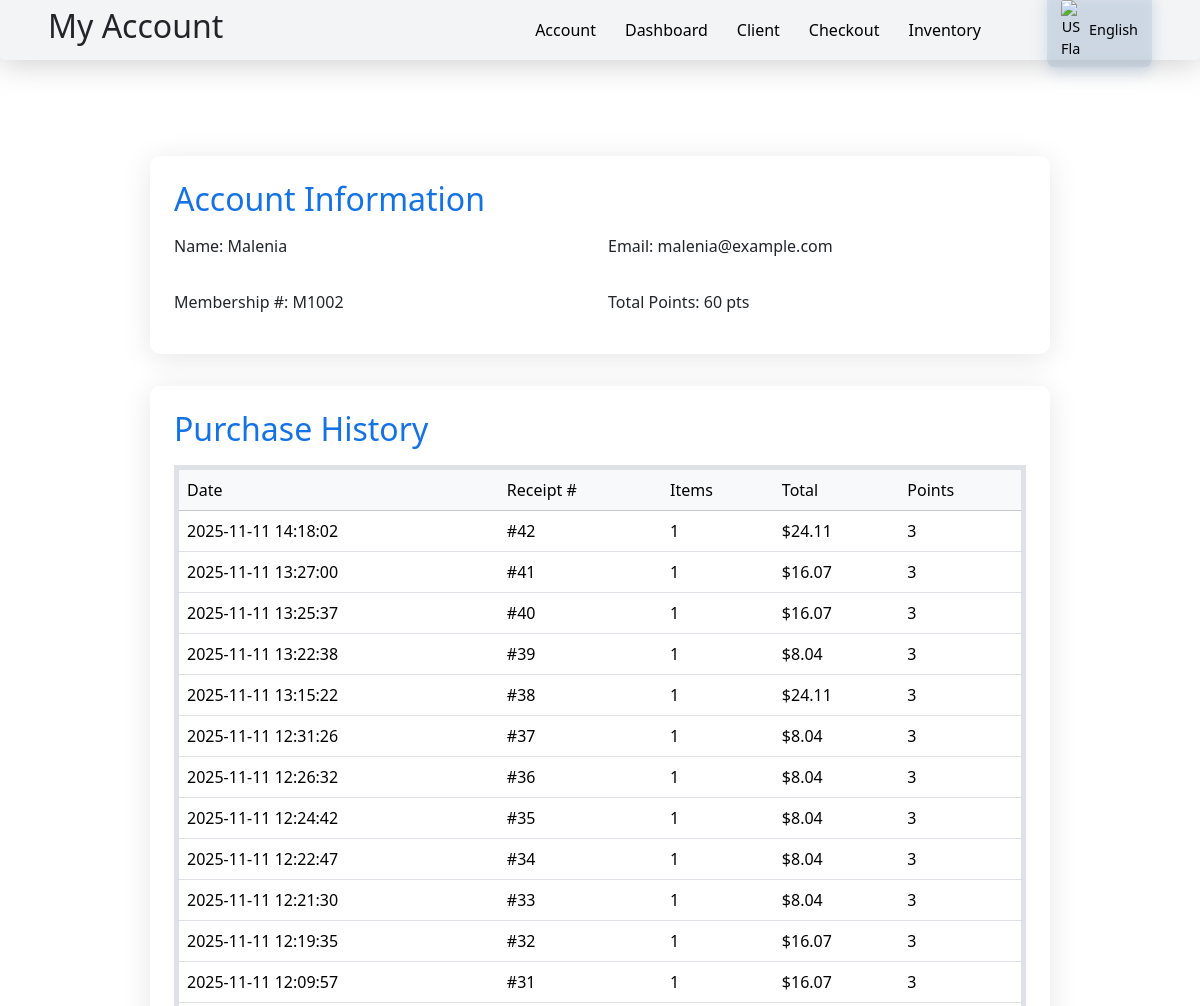
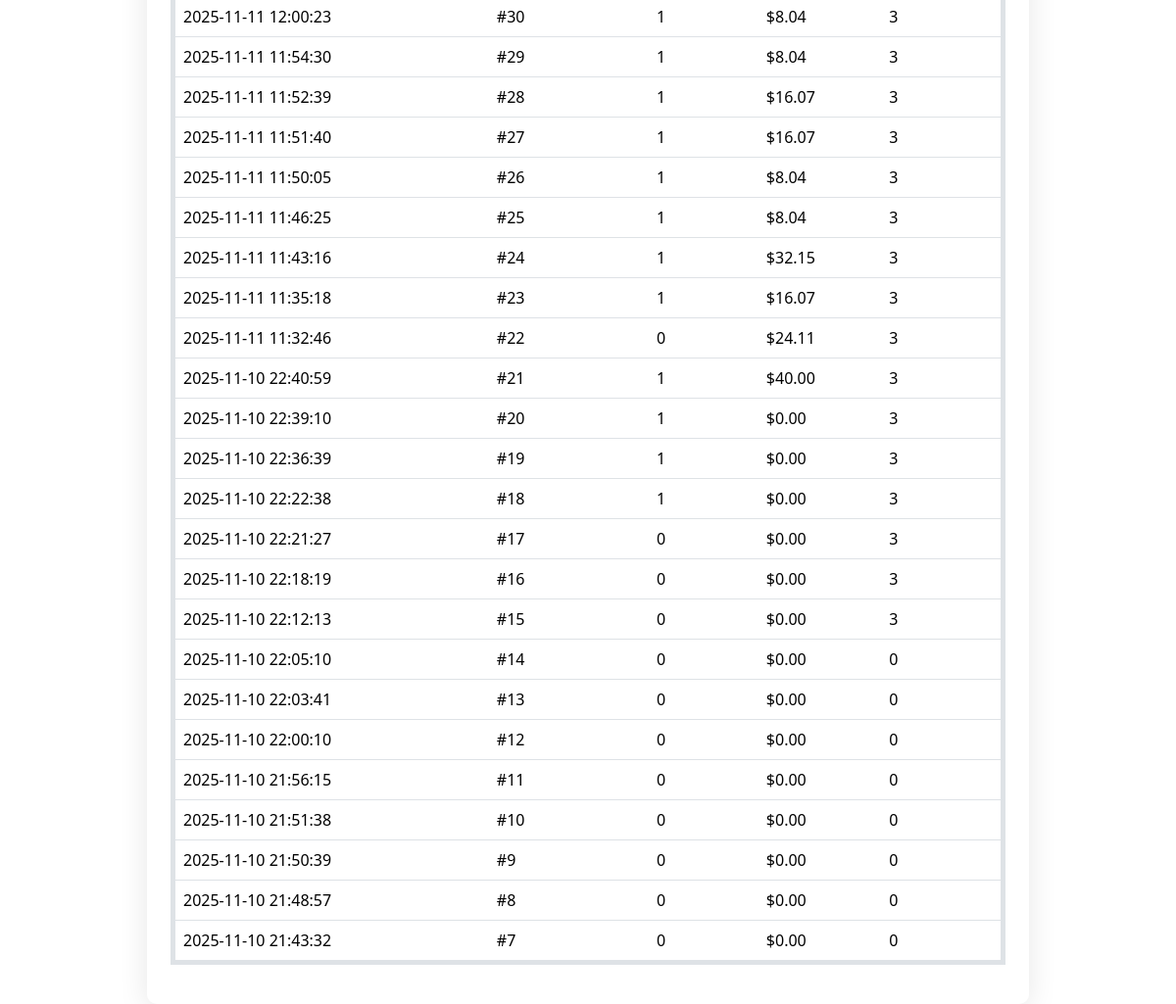
The app's page /clientAccount.php (signed in) with its own data (2 pictures, top to bottom).
### tables this page shows
CREATE TABLE `clients` (
  `client_id` int(11) NOT NULL,
  `name` varchar(100) NOT NULL,
  `email` varchar(100) NOT NULL,
  `password` varchar(255) NOT NULL,
  `membership_number` varchar(20) DEFAULT NULL,
  `total_points` int(11) DEFAULT 0,
  `client_type` varchar(20) NOT NULL DEFAULT 'regular'
);

CREATE TABLE `receipts` (
  `receipt_id` int(11) NOT NULL,
  `client_id` int(11) NOT NULL,
  `total_amount` decimal(10,2) NOT NULL,
  `points` int(11) NOT NULL,
  `receipt_date` datetime NOT NULL
);

### clientAccount.php (the view, shortened to what this page needs)
<!DOCTYPE html>
<html lang="en">
<head>
  <link href="https://cdn.jsdelivr.net/npm/bootstrap@5.3.8/dist/css/bootstrap.min.css" rel="stylesheet">
  <link rel="stylesheet" href="clientAccount.css">
</head>
<body>
<?php
include "nav.php";
?>
  <main>
    <?php
$client_id = $_SESSION["client_id"];
$servername = "localhost";
$username = "root";
$password = "";
$dbname = "iotphase3";
$conn = new mysqli($servername, $username, $password, $dbname);
$client_sql = "SELECT name, email, membership_number, total_points
               FROM clients
               WHERE client_id = $client_id";
$client_result = $conn->query($client_sql);
$client = $client_result->fetch_assoc();
$history_sql = "SELECT r.receipt_date, r.receipt_id, COUNT(ri.receipt_items_id) AS item_count, r.total_amount, r.points
 FROM receipts r
  LEFT JOIN receipt_items ri
  ON r.receipt_id = ri.receipt_id
  WHERE r.client_id = $client_id
  GROUP BY r.receipt_id, r.receipt_date, r.total_amount, r.points
  ORDER BY r.receipt_date DESC;";
$history_result = $conn->query($history_sql);
?>
    <section class="account-card">
      <h2>Account Information</h2>
      <?php if ($client): ?>
        <div class="info">
          <p><strong>Name:</strong> <?= htmlspecialchars($client['name']) ?></p>
          <p><strong>Email:</strong> <?= htmlspecialchars($client['email']) ?></p>
          <p><strong>Membership #:</strong> <?= htmlspecialchars($client['membership_number']) ?></p>
          <p><strong>Total Points:</strong> <?= htmlspecialchars($client['total_points']) ?> pts</p>
        </div>
      <?php else: ?>
        <p class="text-muted">Client information not found.</p>
      <?php endif; ?>
    </section>
    <section class="history-card">
      <h2>Purchase History</h2>
      <table class="table table-hover">
        <thead class="table-light">
          <tr>
            <th>Date</th>
            <th>Receipt #</th>
            <th>Items</th>
            <th>Total</th>
            <th>Points</th>
          </tr>
        </thead>
        <tbody>
          <?php if ($history_result && $history_result->num_rows > 0): ?>
            <?php while ($row = $history_result->fetch_assoc()): ?>
              <tr>
                <td><?= htmlspecialchars($row['receipt_date']) ?></td>
                <td>#<?= htmlspecialchars($row['receipt_id']) ?></td>
                <td><?= htmlspecialchars($row['item_count']) ?></td>
                <td>$<?= number_format($row['total_amount'], 2) ?></td>
                <td><?= htmlspecialchars($row['points']) ?></td>
              </tr>
            <?php endwhile; ?>
          <?php else: ?>
            <tr>
              <td colspan="5" class="text-center text-muted">No purchase history available.</td>
            </tr>
          <?php endif; ?>
        </tbody>
      </table>
    </section>
  </main>
</body>
</html>

### clientAccount.css (style rules this page uses)
* { font-family: 'Segoe UI', Tahoma, Geneva, Verdana, sans-serif; font-weight: 300; margin: 0; padding: 0; box-sizing: border-box; }
html, body { height: 100%; }
main { width: 100%; min-height: 100vh; display: flex; flex-direction: column; justify-content: flex-start; align-items: center; padding-top: 6rem; gap: 2rem; }
.account-card, .history-card { background: rgba(255, 255, 255, 0.3); backdrop-filter: blur(10px); border-radius: 10px; box-shadow: 0 4px 30px rgba(0, 0, 0, 0.1); padding: 1.5rem; width: 90%; max-width: 900px; }
.account-card h2, .history-card h2 { color: #1372e6; font-weight: 400; margin-bottom: 1rem; }
.info { display: grid; grid-template-columns: repeat(2, 1fr); gap: 1rem; }
table { width: 100%; height: 250px; border:5px solid #9fc2ce28; min-width:fit-content; border-radius: 5px; }

### nav.css (style rules this page uses)
* { font-family: 'Segoe UI', Tahoma, Geneva, Verdana, sans-serif; font-weight: 300; margin: 0; padding: 0; box-sizing: border-box; }

### records on screen
clients: name "Malenia", email "malenia@example.com", membership_number "M1002", total_points "60"
receipts: receipt_date "2025-11-11 14:18:02", receipt_id "42", item_count "1", total_amount "24.11", points "3"
receipts: receipt_date "2025-11-11 13:27:00", receipt_id "41", item_count "1", total_amount "16.07", points "3"
receipts: receipt_date "2025-11-11 13:25:37", receipt_id "40", item_count "1", total_amount "16.07", points "3"
receipts: receipt_date "2025-11-11 13:22:38", receipt_id "39", item_count "1", total_amount "8.04", points "3"
receipts: receipt_date "2025-11-11 13:15:22", receipt_id "38", item_count "1", total_amount "24.11", points "3"
receipts: receipt_date "2025-11-11 12:31:26", receipt_id "37", item_count "1", total_amount "8.04", points "3"
receipts: receipt_date "2025-11-11 12:26:32", receipt_id "36", item_count "1", total_amount "8.04", points "3"
receipts: receipt_date "2025-11-11 12:24:42", receipt_id "35", item_count "1", total_amount "8.04", points "3"
receipts: receipt_date "2025-11-11 12:22:47", receipt_id "34", item_count "1", total_amount "8.04", points "3"
receipts: receipt_date "2025-11-11 12:21:30", receipt_id "33", item_count "1", total_amount "8.04", points "3"
receipts: receipt_date "2025-11-11 12:19:35", receipt_id "32", item_count "1", total_amount "16.07", points "3"
receipts: receipt_date "2025-11-11 12:09:57", receipt_id "31", item_count "1", total_amount "16.07", points "3"
receipts: receipt_date "2025-11-11 12:00:23", receipt_id "30", item_count "1", total_amount "8.04", points "3"
receipts: receipt_date "2025-11-11 11:54:30", receipt_id "29", item_count "1", total_amount "8.04", points "3"
receipts: receipt_date "2025-11-11 11:52:39", receipt_id "28", item_count "1", total_amount "16.07", points "3"
receipts: receipt_date "2025-11-11 11:51:40", receipt_id "27", item_count "1", total_amount "16.07", points "3"
receipts: receipt_date "2025-11-11 11:50:05", receipt_id "26", item_count "1", total_amount "8.04", points "3"
receipts: receipt_date "2025-11-11 11:46:25", receipt_id "25", item_count "1", total_amount "8.04", points "3"
receipts: receipt_date "2025-11-11 11:43:16", receipt_id "24", item_count "1", total_amount "32.15", points "3"
receipts: receipt_date "2025-11-11 11:35:18", receipt_id "23", item_count "1", total_amount "16.07", points "3"
receipts: receipt_date "2025-11-11 11:32:46", receipt_id "22", item_count "0", total_amount "24.11", points "3"
receipts: receipt_date "2025-11-10 22:40:59", receipt_id "21", item_count "1", total_amount "40.00", points "3"
receipts: receipt_date "2025-11-10 22:39:10", receipt_id "20", item_count "1", total_amount "0.00", points "3"
receipts: receipt_date "2025-11-10 22:36:39", receipt_id "19", item_count "1", total_amount "0.00", points "3"
receipts: receipt_date "2025-11-10 22:22:38", receipt_id "18", item_count "1", total_amount "0.00", points "3"
receipts: receipt_date "2025-11-10 22:21:27", receipt_id "17", item_count "0", total_amount "0.00", points "3"
receipts: receipt_date "2025-11-10 22:18:19", receipt_id "16", item_count "0", total_amount "0.00", points "3"
receipts: receipt_date "2025-11-10 22:12:13", receipt_id "15", item_count "0", total_amount "0.00", points "3"
receipts: receipt_date "2025-11-10 22:05:10", receipt_id "14", item_count "0", total_amount "0.00", points "0"
receipts: receipt_date "2025-11-10 22:03:41", receipt_id "13", item_count "0", total_amount "0.00", points "0"
receipts: receipt_date "2025-11-10 22:00:10", receipt_id "12", item_count "0", total_amount "0.00", points "0"
receipts: receipt_date "2025-11-10 21:56:15", receipt_id "11", item_count "0", total_amount "0.00", points "0"
receipts: receipt_date "2025-11-10 21:51:38", receipt_id "10", item_count "0", total_amount "0.00", points "0"
receipts: receipt_date "2025-11-10 21:50:39", receipt_id "9", item_count "0", total_amount "0.00", points "0"
receipts: receipt_date "2025-11-10 21:48:57", receipt_id "8", item_count "0", total_amount "0.00", points "0"
receipts: receipt_date "2025-11-10 21:43:32", receipt_id "7", item_count "0", total_amount "0.00", points "0"

### other values on screen
$page_title "My Account"
